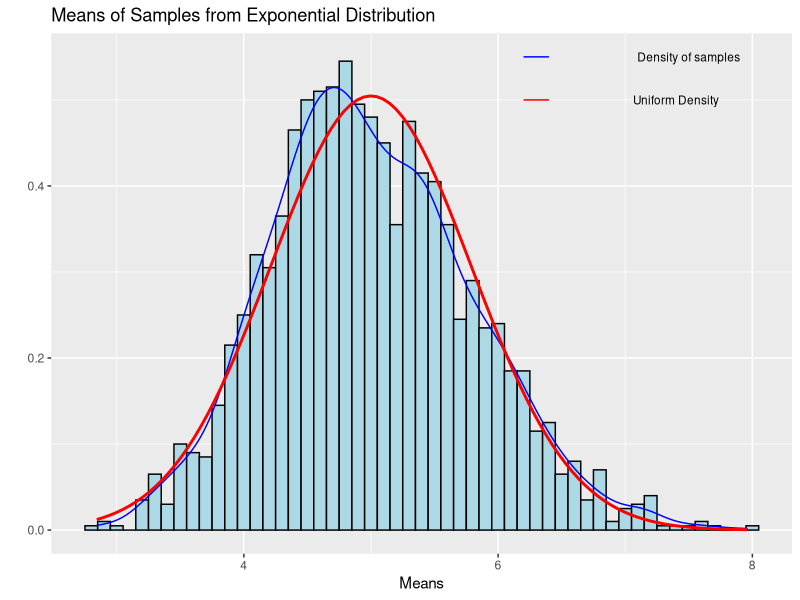
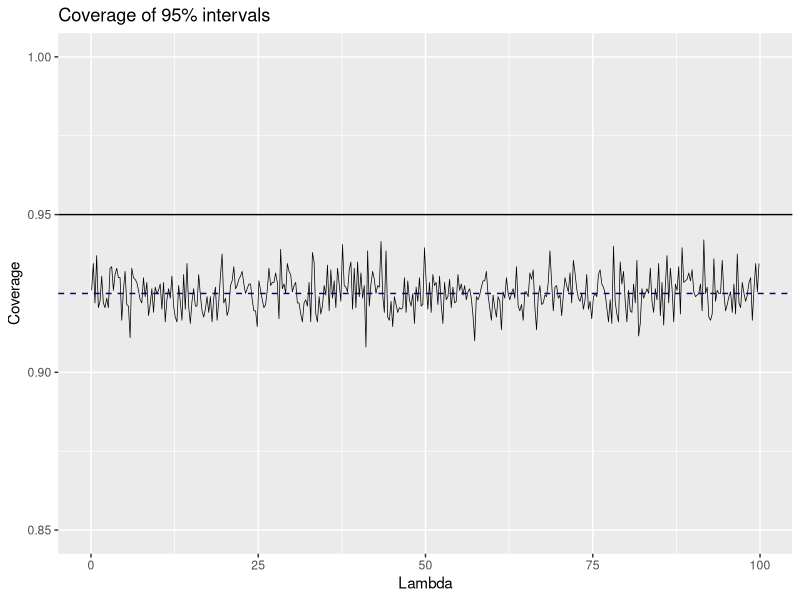

Write R code to recreate these figures, in order.
## ---- chunk 1
library(ggplot2) 
## ---- chunk 2
set.seed(314159)  
lambda <- 0.2;    number.samples <- 40;     nosim <- 2000
means   <- apply(matrix(rexp(number.samples*nosim, lambda) , nosim), 1, mean)
mean.of.sample.means     <- mean(means)
theoretical.mean         <- 1/lambda
variance.of.sample.means <- var(means)
theoretical.variance     <- (1/(number.samples*lambda**2))
## ---- chunk 3
 
g <- ggplot(data = data.frame(means), aes(x = means)) +
  geom_histogram(aes(y = ..density..), binwidth= 0.1, fill= 'lightblue', colour='black') +
  geom_density(colour = "blue")+   stat_function(fun = dnorm, colour = "red", size = 1,
             args = list(mean = 5,sd = 1/(lambda)*(1/sqrt(number.samples))))
## ---- chunk 4
 g + xlab("Means") + 
    ylab("") + 
    ggtitle("Means of Samples from Exponential Distribution") +  
    annotate("text", x = c(7.4,7.5),  y = c(0.5,0.55), size = 3,
               label =  c("Uniform Density", "Density of samples")) +
    annotate("segment", x = c(6.2,6.2), xend = c(6.4,6.4), y  = c(0.5,0.55), 
          yend = c(0.5,0.55),colour = c("red", "blue"))
## ---- chunk 5
shapiro <- as.character( shapiro.test(means)$p.value)
## ---- chunk 6
 
Lambda.Value <- seq(0.1, 100.0, by = .25);

Coverage <- sapply(Lambda.Value, function(lambda){
  runs   <- matrix(rexp(number.samples*nosim,lambda) , nosim)    
  lhats  <- apply(runs , 1, mean)
  lsd    <- apply(runs,1,sd)
  ll     <- lhats - qnorm(.975) * lsd /sqrt(number.samples)
  ul     <- lhats + qnorm(.975) * lsd /sqrt(number.samples)
  mean(ll < 1/lambda & ul > 1/lambda) })

## ---- chunk 7

ggplot(data.frame(Lambda.Value, Coverage), aes(x = Lambda.Value, y = Coverage)) +  
    geom_line(size = .25) + geom_hline(yintercept = 0.95) + 
    geom_hline(yintercept = 0.925, colour='navy', linetype=2)+
    ylim(.85, 1.0) +  xlab("Lambda") +  
    ggtitle("Coverage of 95% intervals")

